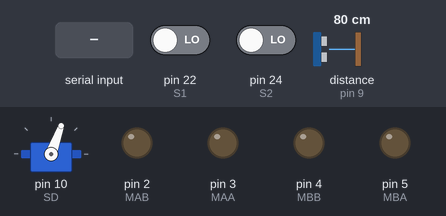
The sketch below on a simulated Arduino Mega 2560, built with avr-gcc and run on an emulated ATmega2560. On the bench: servo, output pins drawn as LEDs (lit = HIGH). The test bench sets the inputs (shaded band); at power-on: distance to the obstacle (sensor on pin 9) 80 cm, pin 22 (S1) LOW, pin 24 (S2) LOW. The echo pulse lasts 58.3 µs per cm; pins used as bus, display or sensor lines are not drawn; what the sketch prints to the serial monitor is not drawn.

Above: at 1.2 s.
1.3 s: "1" received over the second serial link
At 2.5 s:
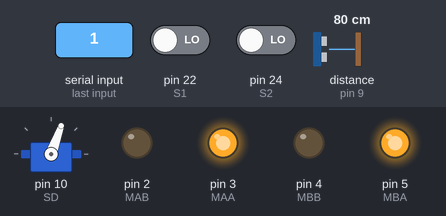
2.9 s: distance to the obstacle (sensor on pin 9) set to 13 cm
4.4 s: distance to the obstacle (sensor on pin 9) set to 10 cm
At 5.6 s:
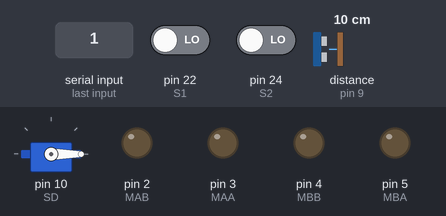
Timing chart, 0 to 7.4 s (numbered marks = the images above; inputs shaded):
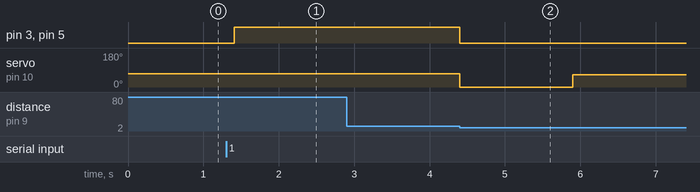

The sketch:

15.ino
```cpp
#include <Servo.h>

Servo SD;

#define S1    22
#define S2    24

#define PIN_ECHO1  9
#define PIN_TRIG1  8

#define MAB  2
#define MAA  3
#define MBB  4
#define MBA  5


void setup() {
  Serial.begin(9600);
  Serial.println("Слава Кайзеру");
  Serial1.begin(9600);
  Serial3.begin(9600);
  Serial1.write('z');

  SD.attach(10);
  SD.write(70);

  pinMode(PIN_ECHO1,INPUT);
  pinMode(PIN_TRIG1,OUTPUT);

  pinMode(MAA, OUTPUT);
  pinMode(MAB, OUTPUT);
  pinMode(MBB, OUTPUT);
  pinMode(MBA, OUTPUT);

  pinMode(S1,INPUT);
  pinMode(S2,INPUT);
}

int dist() {
  long duration;
  uint8_t cm;

  digitalWrite(PIN_TRIG1, LOW);
  delayMicroseconds(5);
  digitalWrite(PIN_TRIG1, HIGH);
  delayMicroseconds(10);
  digitalWrite(PIN_TRIG1, LOW);
  duration = pulseIn(PIN_ECHO1, HIGH);
  cm = (duration / 2) / 29.1;
  if (cm <= 10){
    return 1;
  }
  else{
   return 0;
  }
}


void search(){
  while(digitalRead(S1) == 1 || digitalRead(S2) == 1){
    left();
    delay(50);
    stoped();
    delay(50);
  }
}
void cargo(){
  SD.write(0);
  delay(1500);
  SD.write(65);
  delay(1000);
}
void forward(){
  digitalWrite(MAA, 1);
  digitalWrite(MAB, 0);
  digitalWrite(MBA, 1);
  digitalWrite(MBB, 0);
}


void left(){
  digitalWrite(MAA, 1);
  digitalWrite(MAB, 0);
  digitalWrite(MBA, 0);
  digitalWrite(MBB, 1);
}

void right(){
  digitalWrite(MAA, 0);
  digitalWrite(MAB, 1);
  digitalWrite(MBA, 1);
  digitalWrite(MBB, 0);
}

void back(){
  digitalWrite(MAA, 0);
  digitalWrite(MAB, 1);
  digitalWrite(MBA, 0);
  digitalWrite(MBB, 1);
}

void stoped(){
  digitalWrite(MAA, 0);
  digitalWrite(MAB, 0);
  digitalWrite(MBA, 0);
  digitalWrite(MBB, 0);
}

bool data(){

  if (Serial3.available()){

   char Data = Serial3.read();
  if(Data == '1'){
    return true;
  }
  else{
    return false;
  }
  }
  return false;
}


void loop() {
  while(data() == false){
    delay(100);
  }
  Serial1.write('x');
  search();
  while (dist()==0){
    forward();
  }
  stoped();
  cargo();
  Serial1.write('y');
  search();
  while (dist()==0){
    forward();
  }
  stoped();
  Serial1.write('z');
}
```

Measured:
- the behaviour switches between 12 and 11 cm on distance to the obstacle (sensor on pin 9) (found by bisection; images 1 and 2)
- after the input at 1.3 s, pin 3 (MAA), pin 5 (MBA): LOW → HIGH after 0.11 s
- after the input at 2.9 s, every drawn part: stays the same
- after the input at 4.4 s, pin 3 (MAA), pin 5 (MBA): HIGH → LOW at once; servo on pin 10 (SD): 70° → 0° at once, → 65° 1.5 s later
